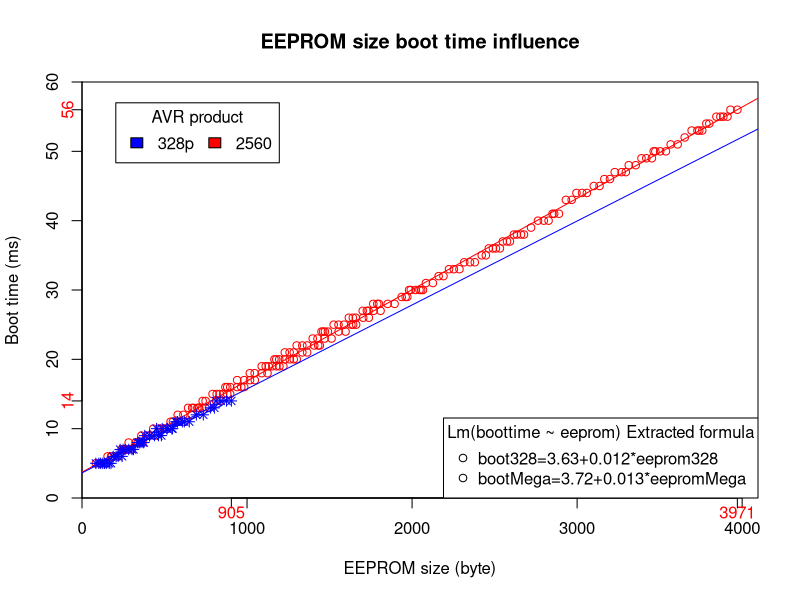

This figure's R source:
ATboottime <-c(5,5,5,5,6,6,7,7,7,7,8,8,8,8,9,9,9,9,10,10,11,11,11,11,12,12,13,13,14,14,14,14,5,5,5,5,6,6,7,7,8,8,9,9,10,10,10,10,11,11)
ATeeprom <-c(102,126,136,165,189,207,231,249,283,312,336,346,357,375,410,439,463,481,515,544,569,579,608,650,693,735,778,802,812,841,876,905,84,113,147,176,219,243,261,303,346,370,380,409,452,486,515,549,578,620)
ATsdram <-c(1298,1210,1222,1196,1222,1196,1222,1196,1222,1196,1222,1196,1222,1196,1222,1196,1222,1196,1222,1196,1222,1196,1222,1218,1222,1218,1222,1218,1222,1196,1222,1196,1220,1208,1220,1208,1220,1206,1210,1206,1210,1206,1210,1190,1210,1206,1210,1206,1210,1206)
MEGA2boottime <-c(5,5,6,6,7,7,7,7,7,8,8,9,9,10,10,10,11,11,11,12,13,13,13,13,14,14,15,15,15,16,16,16,17,17,18,18,19,19,19,19,20,20,20,20,21,21,22,22,22,23,23,24,24,25,25,25,26,26,27,27,28,28,29,29,29,30,30,30,30,30,30,31,31,32,32,33,33,33,34,34,34,35,35,36,36,36,36,37,37,37,38,38,38,38,39,40,40,40,41,41,41,43,43,44,44,44,45,45,46,46,47,47,47,48,48,49,49,49,50,50,50,50,51,51,52,53,53,53,53,54,54,55,55,55,55,56,56,5,5,6,6,6,7,7,8,8,9,9,10,10,10,11,12,12,13,13,13,13,14,14,15,15,15,16,16,16,17,17,18,18,19,19,19,20,20,20,21,21,21,22,22,22,23,23,24,24,24,24,25,25,25,26,26,26,27,27,27,28,28,28)
MEGA2eeprom <-c(113,147,176,219,243,253,264,274,303,338,367,409,444,473,498,516,551,580,622,665,699,710,728,770,813,837,855,880,898,940,965,983,1018,1047,1089,1124,1153,1178,1196,1220,1230,1259,1283,1301,1335,1364,1407,1431,1441,1470,1512,1555,1597,1632,1643,1661,1704,1738,1767,1809,1852,1894,1937,1961,1971,1982,1992,2021,2045,2055,2066,2084,2126,2161,2190,2224,2253,2287,2316,2351,2380,2422,2447,2465,2490,2508,2532,2550,2575,2593,2617,2635,2660,2678,2721,2763,2798,2827,2851,2861,2890,2932,2967,2996,3030,3059,3101,3136,3165,3199,3228,3270,3295,3313,3355,3390,3419,3453,3464,3474,3503,3538,3567,3609,3652,3694,3729,3740,3758,3783,3801,3844,3868,3886,3911,3929,3971,84,113,155,180,198,240,265,283,325,360,389,432,466,495,537,580,614,643,667,677,706,731,749,791,816,834,869,880,898,940,983,1017,1046,1089,1113,1131,1166,1177,1195,1229,1258,1283,1301,1335,1364,1398,1427,1451,1461,1472,1490,1525,1554,1588,1617,1641,1659,1701,1726,1736,1765,1789,1799)
MEGA2sdram <-c(6987,6911,6911,6911,6911,6911,6911,6911,6911,6911,6911,6911,6911,6911,6911,6911,6911,6911,6911,6911,6911,6911,6911,6911,6911,6911,6911,6911,6911,6911,6911,6911,6911,6911,6911,6911,6911,6911,6911,6911,6911,6911,6911,6911,6911,6911,6911,6911,6911,6911,6911,6911,6911,6911,6911,6911,6911,6911,6911,6911,6911,6911,6911,6911,6911,6911,6911,6911,6911,6911,6911,6911,6911,6911,6911,6911,6911,6911,6911,6911,6911,6911,6911,6911,6911,6911,6911,6911,6911,6911,6911,6911,6911,6911,6911,6911,6911,6911,6911,6911,6911,6911,6911,6911,6911,6911,6911,6911,6911,6911,6911,6911,6911,6911,6911,6911,6911,6911,6911,6911,6911,6911,6911,6911,6911,6911,6911,6911,6911,6911,6911,6911,6911,6911,6911,6911,6911,6909,6909,6909,6899,6899,6899,6899,6899,6899,6899,6899,6899,6899,6899,6899,6899,6899,6899,6899,6899,6899,6899,6899,6899,6899,6899,6899,6899,6899,6899,6899,6899,6899,6899,6899,6899,6899,6899,6899,6899,6899,6899,6899,6899,6899,6889,6889,6889,6889,6889,6889,6889,6889,6889,6889,6889,6889,6889,6889,6889,6889,6889,6889)

plot(MEGA2eeprom,MEGA2boottime,ylim=range(c(0,60)),xlim=range(c(0,4096)),xlab="EEPROM size (byte)", ylab="Boot time (ms)", main="EEPROM size boot time influence",xaxs="i",yaxs="i",col="red")
abline(lm(MEGA2boottime~MEGA2eeprom),col="red")
#legend("topleft", "lm(MEGAboottime~MEGAeeprom)")

lines(ATeeprom,ATboottime, pch=8,type="b",col="blue")
abline(lm(ATboottime~ATeeprom),col="blue")
legend("topleft", inset=.05, title="AVR product",
       c("328p","2560"), fill=c("blue","red"), horiz=TRUE)

axis(1, at=c(max(ATeeprom),max(MEGA2eeprom)),labels=c(max(ATeeprom),max(MEGA2eeprom)), col.axis="red", las=0,padj=-1.2)
axis(2, at=c(max(ATboottime),max(MEGA2boottime)),labels=c(max(ATboottime),max(MEGA2boottime)), col.axis="red", las=0,padj=1.2)


legend("bottomright", c("boot328=3.63+0.012*eeprom328","bootMega=3.72+0.013*eepromMega"), pch=1, title="Lm(boottime ~ eeprom) Extracted formula")

